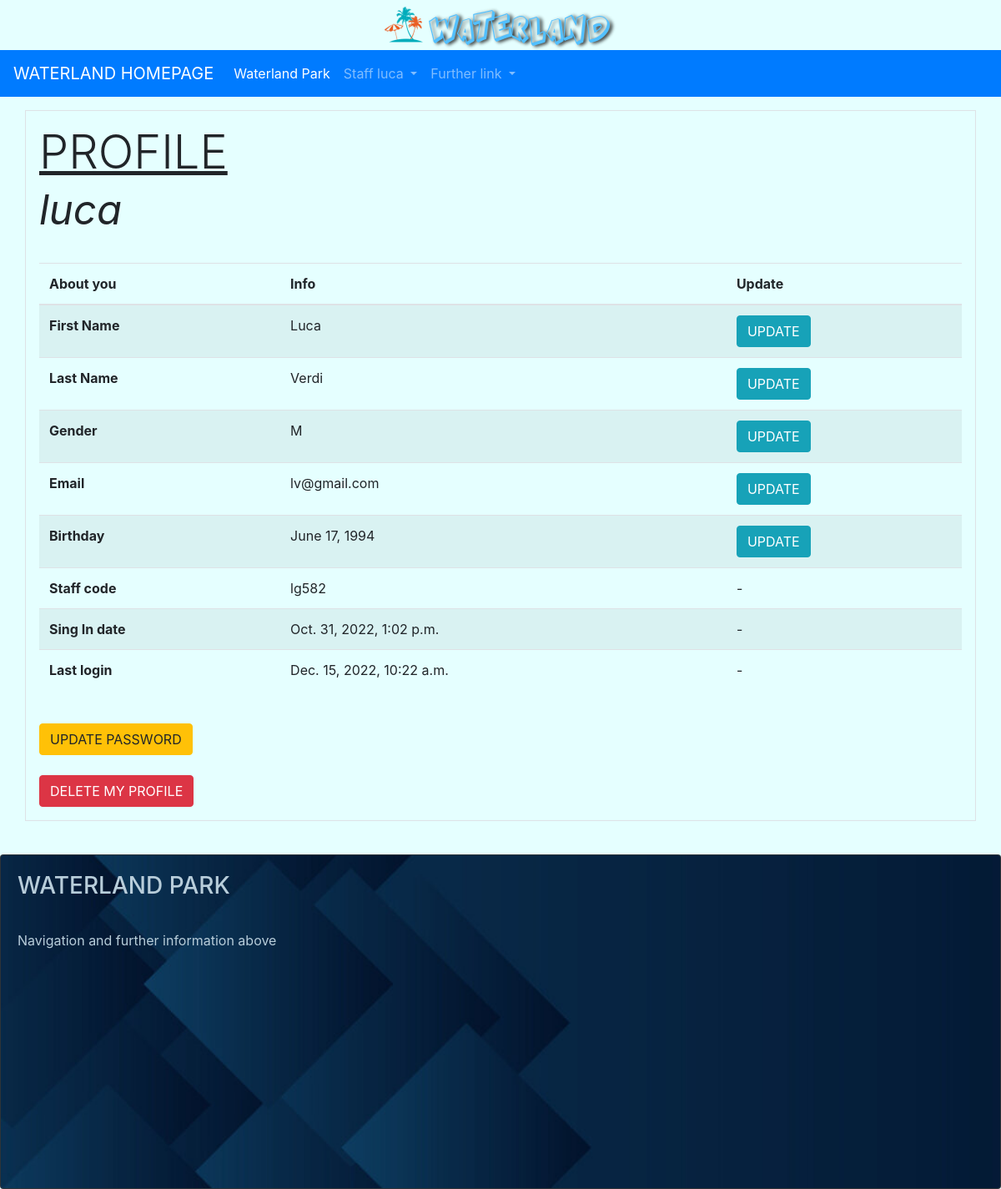
The page /userpark/user_profile/ (signed in) on the database its author committed.
### userpark/models.py (models this page shows, shortened)
class User(AbstractUser):
    GENDER_CHOICES = (
        ('M', 'Male'),
        ('F', 'Female'),
    )
    gender = models.CharField(max_length=1, choices=GENDER_CHOICES, help_text="Are you male or female?", null=True, default=None)
    birth_date = models.DateField(help_text="Place your birthday here", null=True,
                                  validators=[MaxValueValidator(limit_value=date.today()-timedelta(days=(365*7))),
                                              MinValueValidator(limit_value=date.today()-timedelta(days=(365*100)))], default=None)
    staff_assigned_code = models.CharField(max_length=5, help_text="Place your staff code here", null=True, unique=True, default=None)
    is_staff_member = models.BooleanField(default=False)
    propic = models.ImageField(upload_to=media_directory_path, blank=True, null=True,
                               default=None, help_text='Add your profile picture here', verbose_name='Picture Profile')
    slug = models.SlugField(null=False, unique=True)  # max length disabled

### userpark/views.py (the view)
# urls.py: path('user_profile/', UserProfileView.as_view(), name='user-profile'),
class UserProfileView(LoginRequiredMixin, TemplateView):
    template_name = 'userpark/profile/profile_detail.html'
    login_url = 'userpark:login'  # Redirect Login needed
    redirect_field_name = 'redirect_to'

### userpark/templates/userpark/profile/profile_detail.html (shortened to what this page needs)
{% extends 'navbase.html' %}
{% load static %}
{% block bodybase %}
    <div class="container p-3 my-3 border">
        <h1 class="display-4"><u>PROFILE</u><br><em><small>{{ user.username }}</small></em></h1><br>
        <table class="table table-striped">
        <thead>
        <tr>
        <th scope="col">About you</th>
        <th scope="col">Info</th>
        <th scope="col">Update</th>
        </tr>
        </thead>
        <tbody>
        <tr>
        <th scope="row">First Name</th>
        <td>{{ user.first_name }}</td>
        <td><a href="{% url 'userpark:user-profile-update-firstname' user.slug %}"><button type="button" class="btn btn-info">UPDATE</button></a></td>
        </tr>
        <tr>
        <th scope="row">Last Name</th>
        <td>{{ user.last_name }}</td>
        <td><a href="{% url 'userpark:user-profile-update-lastname' user.slug %}"><button type="button" class="btn btn-info">UPDATE</button></a></td>
        </tr>
        <tr>
        <th scope="row">Gender</th>
        <td>{{ user.gender }}</td>
        <td><a href="{% url 'userpark:user-profile-update-gender' user.slug %}"><button type="button" class="btn btn-info">UPDATE</button></a></td>
        </tr>
        <tr>
        <th scope="row">Email</th>
        <td>{{ user.email }}</td>
        <td><a href="{% url 'userpark:user-profile-update-email' user.slug %}"><button type="button" class="btn btn-info">UPDATE</button></a></td>
        </tr>
        <tr>
        <th scope="row">Birthday</th>
        <td>{{ user.birth_date }}</td>
        <td><a href="{% url 'userpark:user-profile-update-birthdate' user.slug %}"><button type="button" class="btn btn-info">UPDATE</button></a></td>
        </tr>
        {% if user.is_staff_member %}
            <tr>
            <th scope="row">Staff code</th>
            <td>{{ user.staff_assigned_code }}</td>
            <td>-</td>
            </tr>
        {% endif %}
        <tr>
        <th scope="row">Sing In date</th>
        <td>{{ user.date_joined }}</td>
        <td>-</td>
        </tr>
        <tr>
        <th scope="row">Last login</th>
        <td>{{ user.last_login }}</td>
        <td>-</td>
        </tr>
        </tbody>
        </table>
    <br>
    <a href="{% url 'userpark:user-profile-update-password' user.slug %}"> <button type="button" class="btn btn-warning">UPDATE PASSWORD</button> </a>
    <br><br>
    <a href="{% url 'userpark:user-profile-delete' user.slug %}"> <button type="button" class="btn btn-danger">DELETE MY PROFILE</button> </a>
    </div>
    <br>
{% endblock %}

### templates/navbase.html (shortened to what this page needs)
{% extends 'base.html' %}
{% load static %}
{% block head %}
    <nav class="navbar navbar-expand-lg navbar navbar-dark bg-primary">
      <a class="navbar-brand" href="{% url 'home' %}">WATERLAND HOMEPAGE</a>
      <div class="collapse navbar-collapse" id="navbarNavDropdown">
        <ul class="navbar-nav">
          <li class="nav-item active">
            <a class="nav-link" href="{% url 'waterland-park-info-showcase' %}">Waterland Park <span class="sr-only">(current)</span></a>
          </li>
          {% if user.is_authenticated %}
              {% if user.is_staff_member %}
                <li class="nav-item dropdown">
                <a class="nav-link dropdown-toggle" href="#" id="navbarDropdownMenuLink" role="button" data-toggle="dropdown" aria-expanded="false">
                Staff {{ user.username }}
                </a>
                </li>
          {% endif %}
          {% endif %}
          <li class="nav-item dropdown">
            <a class="nav-link dropdown-toggle" href="#" id="navbarDropdownMenuLink" role="button" data-toggle="dropdown" aria-expanded="false">
              Further link
            </a>
          </li>
        </ul>
      </div>
    </nav>
{% endblock %}
{% block body %}
    {% block bodybase %}{% endblock %}
        <footer>
            <div class="card bg-dark text-white">
              <img src="{% static 'img/footer.jpg' %}" class="card-img" alt="footerimg">
              <div class="card-img-overlay">
                <h3 class="card-title" style="color:#b8cdda ; ">WATERLAND PARK</h3>
                  <br>
                <p class="card-text" style="color:#b8cdda ; ">Navigation and further information above</p>
              </div>
            </div>
        </footer>
{% endblock %}

### rows shown on the page
User: username "luca", first_name "Luca", last_name "Verdi", gender "M", email "lv@gmail.com", birth_date "June 17, 1994", staff_assigned_code "lg582", date_joined "Oct. 31, 2022, 1:02 p.m.", last_login "Dec. 15, 2022, 10:22 a.m."
